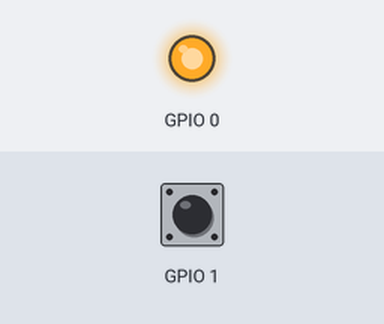
A program run on a simulated ESP32-C6. Parts: output pins drawn as LEDs (lit = HIGH). The inputs (shaded band) are chosen by the test bench; at power-on: GPIO 1 HIGH. WiFi joins after 1.5 s; servers stay silent unless stated; uploads are accepted with an empty reply; what the program prints to the serial monitor is not drawn.

Above: at 0.1 s.
At 2.2 s:
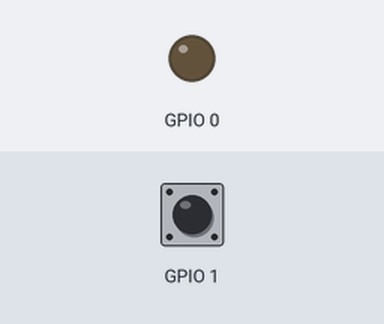
Timing chart, 0 to 3.8 s (numbered marks = the images above):
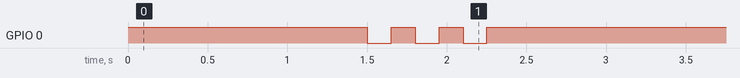

The program:

main.cpp
```cpp
#include <Arduino.h>
#include <WiFi.h>
#include <HTTPClient.h>

#include "SignalRHub.h"

#define WIFI_SSID "wifi_mesh"
#define WIFI_PASSWORD "Zeus@1709"
#define HUB_URL "http://192.168.1.9:5284/iot"
#define AUTH_URL "http://192.168.1.9:5284/auth"

SignalRHub hub;

const int pinoButton = PINO_BOTAO;
const int pinoBuzzer = PINO_BUZZER;
static String tokenEmCache;

static String pedirToken()
{
  HTTPClient http;
  if (!http.begin(AUTH_URL))
    return "";
  http.addHeader("Content-Type", "application/json");

  JsonDocument req;
  req["deviceId"] = DEVICE_NAME;
  req["deviceKey"] = DEVICE_KEY;
  String corpo;
  serializeJson(req, corpo);

  const int code = http.POST(corpo);
  if (code != 200)
  {
    Serial.printf("auth falhou: HTTP %d\n", code);
    http.end();
    return "";
  }

  JsonDocument resp;

  const DeserializationError erro = deserializeJson(resp, http.getString());

  http.end();

  if (erro)
  {
    Serial.printf("json invalid (%s)\n", erro.c_str());
    return "";
  }

  return resp["token"].as<String>();
}

void setup()
{
  Serial.begin(115200);

  pinMode(pinoButton, INPUT_PULLUP);
  pinMode(pinoBuzzer, OUTPUT);
  digitalWrite(pinoBuzzer, HIGH);

  while (!Serial && millis() < 3000)
    delay(10);

  WiFi.setAutoReconnect(true);

  WiFi.begin(WIFI_SSID, WIFI_PASSWORD);
  Serial.print("wifi");
  while (WiFi.status() != WL_CONNECTED)
  {
    delay(500);
    Serial.print(".");
  }
  Serial.printf(" ok, ip: %s\n", WiFi.localIP().toString().c_str());

  hub.setTokenProvider([]() -> String
                       {
    if (!tokenEmCache.length()) tokenEmCache = pedirToken();
    return tokenEmCache; });

  hub.onError([](const char *motivo)
              {
    if (strstr(motivo, "401")) tokenEmCache = ""; });

  hub.onConnected([]
                  { Serial.println("hub conectado"); });

  hub.onDisconnected([]
                     { Serial.println("hub caiu, reconectando");
                      digitalWrite(pinoBuzzer, HIGH); });

  hub.on("ReceiveSignal", [](JsonArrayConst args)
         {
          Serial.printf("ReceiveSignal: %sd\n", args[0].as<const char*>());
          const bool pressed = args[1].as<bool>();
          digitalWrite(pinoBuzzer, pressed ? LOW : HIGH); });

  hub.begin(HUB_URL);

  for (int i = 0; i < 3; i++)
  {
    digitalWrite(pinoBuzzer, LOW);
    delay(150);
    digitalWrite(pinoBuzzer, HIGH);
    delay(150);
  }
}

void loop()
{
  static bool anterior = false;
  static uint32_t ultimaBorda = 0;

  const bool agora = (digitalRead(pinoButton) == LOW);

  if (agora != anterior && millis() - ultimaBorda >= 40)
  {
    ultimaBorda = millis();
    anterior = agora;
    if (hub.connected())
    {
      Serial.println("botão apertado");
      hub.send("SendSignal", agora);
    }
  }

  hub.loop();

  static uint32_t ultimo = 0;
  if (hub.connected() && millis() - ultimo >= 10000)
  {
    ultimo = millis();
    hub.invoke("Heartbeat", [](JsonVariantConst result, const char *error)
               {
      if (error) Serial.printf("heartbeat falhou: %s\n", error);
      else Serial.printf("heartbeat ok: %s\n", result.as<String>().c_str()); }, millis() / 1000);
  }
}
```
